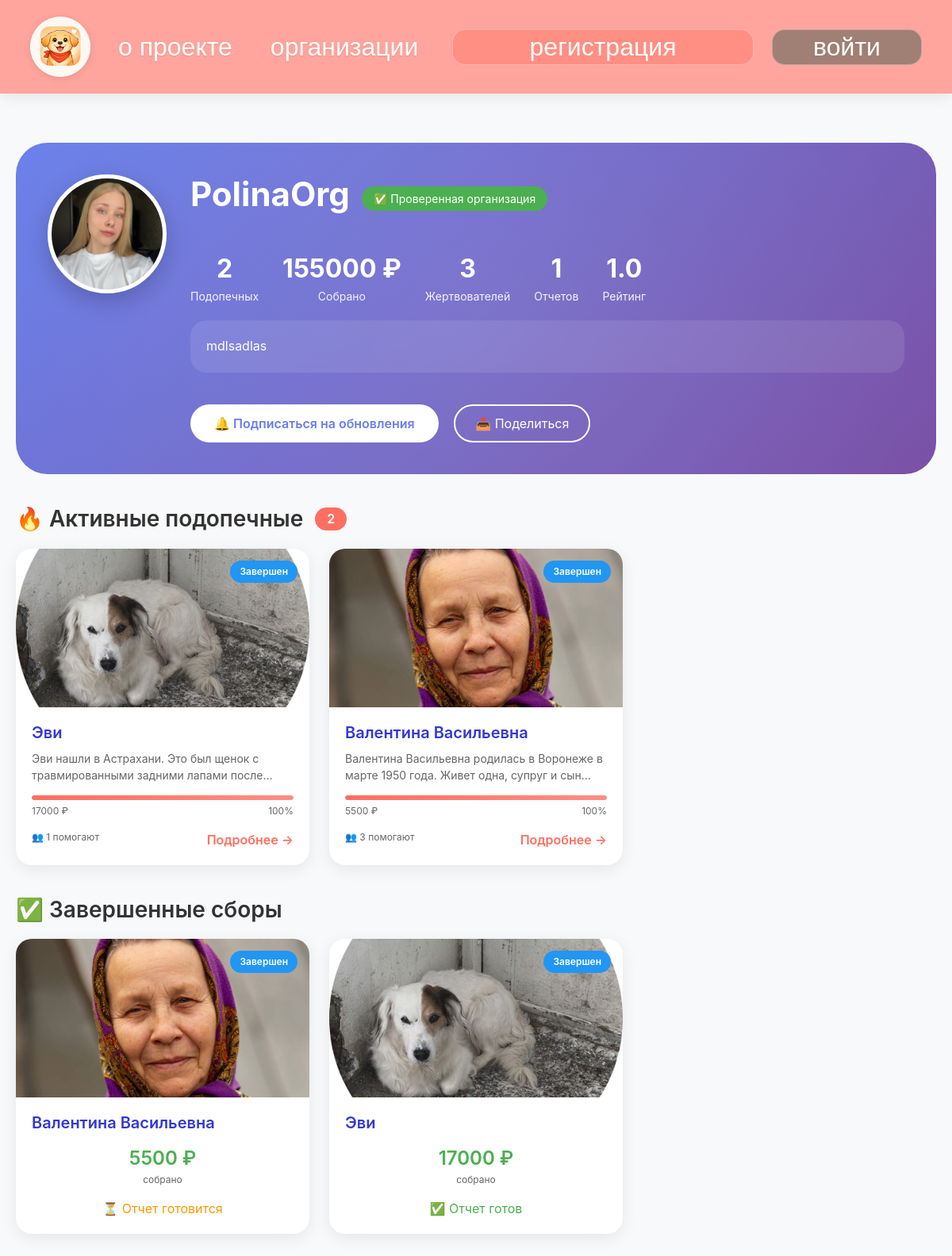
The page /organization/4 on the database its author committed.
### tables this page shows
CREATE TABLE users (id INTEGER PRIMARY KEY AUTOINCREMENT UNIQUE NOT NULL, name TEXT NOT NULL, email TEXT UNIQUE NOT NULL, password TEXT UNIQUE NOT NULL, photo TEXT, role TEXT NOT NULL, is_verified INTEGER DEFAULT (0), rating REAL DEFAULT (0), completed_tasks INTEGER DEFAULT (0), organization_name TEXT, organization_description TEXT, created_at TEXT, last_login TEXT, phone TEXT UNIQUE);

CREATE TABLE needies (id INTEGER PRIMARY KEY AUTOINCREMENT UNIQUE NOT NULL, name TEXT NOT NULL, tag TEXT NOT NULL, photo TEXT NOT NULL, description TEXT, address TEXT, funds_collected REAL DEFAULT 0 NOT NULL, help_info TEXT NOT NULL, lat TEXT, lng TEXT, created_by INTEGER REFERENCES users (id), created_at TEXT, is_active INTEGER DEFAULT (1), urgency_level INTEGER DEFAULT (2), status TEXT DEFAULT pending, organization_id INTEGER REFERENCES users (id), goal INTEGER, collection_status TEXT DEFAULT "active", completed_date TEXT, last_reset_date TEXT, reset_day INTEGER DEFAULT 1, report_created INTEGER DEFAULT 0, report_id INTEGER);

### app.py (the view)
@app.route('/organization/<int:org_id>')
def organization_profile(org_id):
    with sqlite3.connect(DB_NAME) as conn:
        c = conn.cursor()
        c.execute('''SELECT id, name, email, phone, photo, organization_description,
                            rating, completed_tasks, created_at, is_verified
                     FROM users WHERE id = ? AND role = 'organization' ''', (org_id,))
        org_data = c.fetchone()
        if not org_data:
            flash('Организация не найдена')
            return redirect(url_for('index'))
        org = {
            'id': org_data[0],
            'name': org_data[1],
            'email': org_data[2],
            'phone': org_data[3],
            'photo': org_data[4],
            'description': org_data[5],
            'rating': org_data[6],
            'completed_tasks': org_data[7],
            'created_at': org_data[8],
            'is_verified': org_data[9]
        }
        c.execute('''SELECT n.id, n.name, n.photo, n.description, n.funds_collected, n.goal,
                            n.collection_status, n.help_info, n.urgency_level, n.created_at,
                            (SELECT COUNT(DISTINCT user_id) FROM donations WHERE needy_id = n.id) as helpers_count
                     FROM needies n
                     WHERE n.organization_id = ? AND n.status = 'approved' AND n.is_active = 1
                     ORDER BY
                        CASE n.collection_status
                            WHEN 'active' THEN 1
                            WHEN 'completed' THEN 2
                        END,
                        n.urgency_level ASC,
                        n.created_at DESC''', (org_id,))
        active_needies = c.fetchall()
        c.execute('''SELECT id, name, photo, funds_collected, goal, completed_date, report_created
                     FROM needies
                     WHERE organization_id = ? AND collection_status = 'completed'
                     ORDER BY completed_date DESC
                     LIMIT 10''', (org_id,))
        completed_needies = c.fetchall()
        c.execute('''SELECT
                        COUNT(DISTINCT n.id) as total_needies,
                        COALESCE(SUM(n.funds_collected), 0) as total_funds,
                        COUNT(DISTINCT d.user_id) as total_donors,
                        (SELECT COUNT(*) FROM reports WHERE user_id = ? AND status = 'approved') as total_reports
                     FROM needies n
                     LEFT JOIN donations d ON n.id = d.needy_id
                     WHERE n.organization_id = ?''', (org_id, org_id))
        stats_data = c.fetchone()
        stats = {
            'total_needies': stats_data[0] or 0,
            'total_funds': stats_data[1] or 0,
            'total_donors': stats_data[2] or 0,
            'total_reports': stats_data[3] or 0
        }
        c.execute('''SELECT r.id, r.text, r.photo, r.created_at, n.name as needy_name, n.id as needy_id
                     FROM reports r
                     JOIN needies n ON r.needy_id = n.id
                     WHERE r.user_id = ? AND r.status = 'approved'
                     ORDER BY r.created_at DESC
                     LIMIT 5''', (org_id,))
        reports = c.fetchall()
        c.execute('''SELECT badge_name, badge_icon, earned_date
                     FROM badges
                     WHERE user_id = ?
                     ORDER BY earned_date DESC''', (org_id,))
        badges = c.fetchall()
        return render_template('organization_profile.html',
                               org=org,
                               active_needies=active_needies,
                               completed_needies=completed_needies,
                               stats=stats,
                               reports=reports,
                               badges=badges)

### templates/organization_profile.html (shortened to what this page needs)
{% extends "layout.html" %}
{% block content %}
<div class="org-profile-page">
    <div class="org-header">
        <div class="org-header-content">
            <div class="org-avatar-large">
                {% if org.photo %}
                    <img src="/{{ org.photo }}" alt="{{ org.name }}">
                {% else %}
                    <div style="width: 100%; height: 100%; background: #FFD7D3; display: flex; align-items: center; justify-content: center; font-size: 60px;">🏢</div>
                {% endif %}
            </div>
            <div class="org-info-main">
                <div style="display: flex; align-items: center; gap: 15px; flex-wrap: wrap;">
                    <h1 class="org-name">{{ org.name }}</h1>
                    {% if org.is_verified %}
                        <span class="verified-badge">✅ Проверенная организация</span>
                    {% endif %}
                </div>
                <div class="org-stats">
                    <div class="stat-box">
                        <div class="stat-value">{{ stats.total_needies }}</div>
                        <div class="stat-label">Подопечных</div>
                    </div>
                    <div class="stat-box">
                        <div class="stat-value">{{ "%.0f"|format(stats.total_funds) }} ₽</div>
                        <div class="stat-label">Собрано</div>
                    </div>
                    <div class="stat-box">
                        <div class="stat-value">{{ stats.total_donors }}</div>
                        <div class="stat-label">Жертвователей</div>
                    </div>
                    <div class="stat-box">
                        <div class="stat-value">{{ stats.total_reports }}</div>
                        <div class="stat-label">Отчетов</div>
                    </div>
                    <div class="stat-box">
                        <div class="stat-value">{{ "%.1f"|format(org.rating) }}</div>
                        <div class="stat-label">Рейтинг</div>
                    </div>
                </div>
                {% if org.description %}
                    <div class="org-description">
                        {{ org.description }}
                    </div>
                {% endif %}
                <div style="margin-top: 20px;">
                    <button class="subscribe-btn" onclick="subscribeToOrg({{ org.id }})">
                        🔔 Подписаться на обновления
                    </button>
                    <button class="share-btn" onclick="shareOrg()">
                        📤 Поделиться
                    </button>
                </div>
            </div>
        </div>
    </div>
    <h2 class="section-title">
        <span>🔥 Активные подопечные</span>
        <span style="font-size: 16px; background: #FF6F61; color: white; padding: 5px 15px; border-radius: 20px;">
            {{ active_needies|length }}
        </span>
    </h2>
    <div class="needies-grid">
        {% for needy in active_needies %}
        <div class="needy-card" onclick="location.href='{{ url_for('needy_profile', id=needy[0]) }}'">
            <div class="needy-card-photo">
                {% if needy[2] %}
                    <img src="/{{ needy[2] }}" alt="{{ needy[1] }}">
                {% else %}
                    <div style="width: 100%; height: 100%; background: #FFD7D3; display: flex; align-items: center; justify-content: center; font-size: 40px;">📸</div>
                {% endif %}
                <span class="needy-status-badge {{ 'status-active' if needy[5] == 'active' else 'status-completed' }}">
                    {{ 'Активный' if needy[5] == 'active' else 'Завершен' }}
                </span>
            </div>
            <div class="needy-card-content">
                <h3 class="needy-card-name">{{ needy[1] }}</h3>
                <p class="needy-card-desc">{{ needy[3][:100] }}{% if needy[3]|length > 100 %}...{% endif %}</p>
                {% if needy[4] and needy[4] > 0 %}
                <div class="progress-mini">
                    <div class="progress-bar">
                        {% set progress = (needy[4] / needy[5] * 100) if needy[5] else 0 %}
                        <div class="progress-fill" style="width: {{ progress }}%;"></div>
                    </div>
                    <div class="progress-stats">
                        <span>{{ "%.0f"|format(needy[4]) }} ₽</span>
                        <span>{{ "%.0f"|format(progress) }}%</span>
                    </div>
                </div>
                {% endif %}
                <div style="display: flex; justify-content: space-between; margin-top: 15px;">
                    <span style="color: #666; font-size: 12px;">
                        👥 {{ needy[10] }} помогают
                    </span>
                    <span style="color: #FF6F61; font-weight: 600;">Подробнее →</span>
                </div>
            </div>
        </div>
        {% endfor %}
    </div>
    {% if completed_needies %}
    <h2 class="section-title">
        <span>✅ Завершенные сборы</span>
    </h2>
    <div class="needies-grid">
        {% for needy in completed_needies %}
        <div class="needy-card" onclick="location.href='{{ url_for('needy_profile', id=needy[0]) }}'">
            <div class="needy-card-photo">
                {% if needy[2] %}
                    <img src="/{{ needy[2] }}" alt="{{ needy[1] }}">
                {% endif %}
                <span class="needy-status-badge status-completed">Завершен</span>
            </div>
            <div class="needy-card-content">
                <h3 class="needy-card-name">{{ needy[1] }}</h3>
                <div style="text-align: center; margin: 15px 0;">
                    <div style="font-size: 24px; color: #4CAF50; font-weight: 600;">
                        {{ "%.0f"|format(needy[3]) }} ₽
                    </div>
                    <div style="font-size: 12px; color: #666;">собрано</div>
                </div>
                {% if needy[6] %}
                    <div style="color: #4CAF50; text-align: center;">✅ Отчет готов</div>
                {% else %}
                    <div style="color: #FF9800; text-align: center;">⏳ Отчет готовится</div>
                {% endif %}
            </div>
        </div>
        {% endfor %}
    </div>
    {% endif %}
</div>
{% endblock %}

### static/style.css (style rules this page uses)
body { padding-top: 60px; background-color: #f8f9fa; font-family: 'Segoe UI', Tahoma, Geneva, Verdana, sans-serif; }
h2, h3, h4 { color: #3338D5; }

### templates/organization_profile.html (style rules this page uses)
.org-profile-page { max-width: 1400px; margin: 0 auto; padding: 40px 20px; }
.org-header { background: linear-gradient(135deg, #667eea 0%, #764ba2 100%); border-radius: 40px; padding: 40px; margin-bottom: 40px; color: white; position: relative; overflow: hidden; }
.org-header::before { content: ''; position: absolute; top: -50%; right: -50%; width: 200%; height: 200%; background: radial-gradient(circle, rgba(255,255,255,0.1) 0%, transparent 70%); animation: pulse 6s ease-in-out infinite; }
.org-header-content { position: relative; z-index: 1; display: flex; gap: 30px; flex-wrap: wrap; }
.org-avatar-large { width: 150px; height: 150px; border-radius: 50%; overflow: hidden; border: 5px solid white; box-shadow: 0 10px 30px rgba(0,0,0,0.2); flex-shrink: 0; background: white; }
.org-avatar-large img { width: 100%; height: 100%; object-fit: cover; }
.org-info-main { flex: 1; }
.org-name { font-size: 42px; font-weight: 700; margin-bottom: 10px; }
.verified-badge { background: #4CAF50; color: white; padding: 5px 15px; border-radius: 20px; font-size: 14px; display: inline-flex; align-items: center; gap: 5px; }
.org-stats { display: flex; gap: 30px; margin-top: 20px; flex-wrap: wrap; }
.stat-box { text-align: center; }
.stat-value { font-size: 32px; font-weight: 700; }
.stat-label { font-size: 14px; opacity: 0.9; }
.org-description { margin-top: 20px; padding: 20px; background: rgba(255,255,255,0.1); border-radius: 20px; backdrop-filter: blur(10px); line-height: 1.6; }
.section-title { font-size: 28px; font-weight: 600; margin: 40px 0 20px; color: #333; display: flex; align-items: center; gap: 15px; }
.needies-grid { display: grid; grid-template-columns: repeat(auto-fill, minmax(300px, 1fr)); gap: 25px; }
.needy-card { background: white; border-radius: 20px; overflow: hidden; box-shadow: 0 5px 20px rgba(0,0,0,0.08); transition: all 0.3s; cursor: pointer; }
.needy-card-photo { height: 200px; overflow: hidden; position: relative; }
.needy-card-photo img { width: 100%; height: 100%; object-fit: cover; }
.needy-status-badge { position: absolute; top: 15px; right: 15px; padding: 5px 12px; border-radius: 20px; font-size: 12px; font-weight: 600; }
.status-completed { background: #2196F3; color: white; }
.needy-card-content { padding: 20px; }
.needy-card-name { font-size: 20px; font-weight: 600; margin-bottom: 10px; }
.needy-card-desc { color: #666; font-size: 14px; margin-bottom: 15px; display: -webkit-box; -webkit-line-clamp: 2; -webkit-box-orient: vertical; overflow: hidden; }
.progress-mini { margin: 15px 0; }
.progress-bar { height: 6px; background: #e0e0e0; border-radius: 3px; overflow: hidden; }
.progress-fill { height: 100%; background: linear-gradient(90deg, #FF6F61, #FF8E83); border-radius: 3px; }
.progress-stats { display: flex; justify-content: space-between; margin-top: 5px; font-size: 12px; color: #666; }
.subscribe-btn { background: white; color: #667eea; border: none; padding: 12px 30px; border-radius: 50px; font-size: 16px; font-weight: 600; cursor: pointer; transition: all 0.3s; margin-top: 20px; }
.share-btn { background: transparent; border: 2px solid white; color: white; padding: 10px 25px; border-radius: 50px; font-size: 16px; cursor: pointer; transition: all 0.3s; margin-left: 15px; }

### rows shown on the page
users: name "PolinaOrg", rating "1.0", description "mdlsadlas"
needies: shows a picture, goal "Завершен", name "Эви", description "Эви нашли в Астрахани. Это был щенок с травмированными задними лапами…", {{ progress }} 100.0 (drawn), funds_collected "17000", progress "100", needy "1", report_created "✅ Отчет готов"
needies: photo (picture), goal "Завершен", name "Валентина Васильевна", description "Валентина Васильевна родилась в Воронеже в марте 1950 года. Живет одна, супруг и…", {{ progress }} 100.0 (drawn), funds_collected "5500", progress "100", needy "3", report_created "⏳ Отчет готовится"

### other values the page prints
{{ stats.total_needies }} "2"
{{ "%.0f"|format(stats.total_funds) }} "155000"
{{ stats.total_donors }} "3"
{{ stats.total_reports }} "1"
{{ active_needies|length }} "2"
